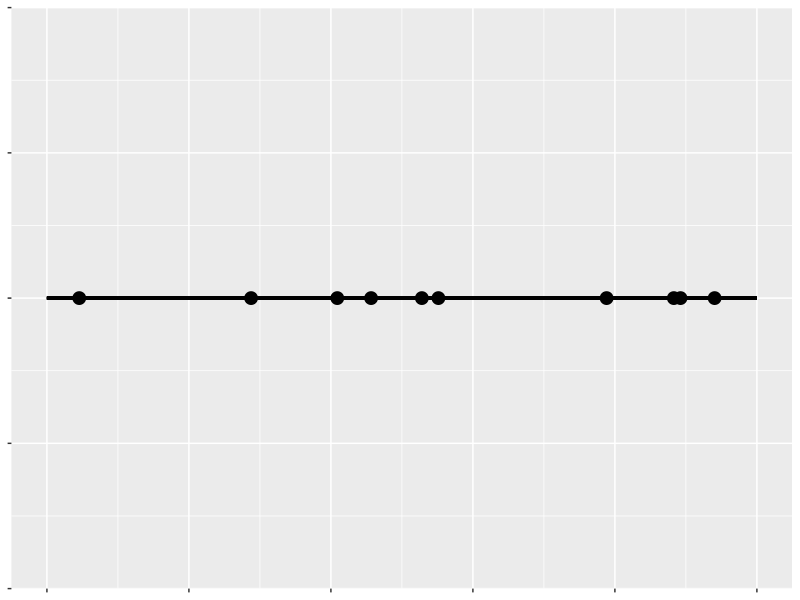
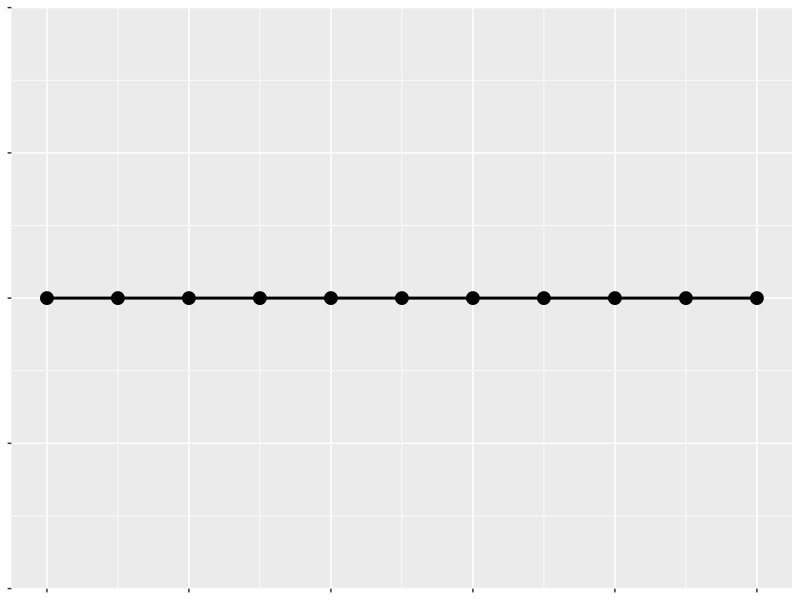

Generate these figures, in order, with R: (Note: this script raises an error after producing the figures.)
## ---- chunk 1
library(ggplot2)
## ---- chunk 2
set.seed(123)
x <- runif(10, 0, 500)
df_ra = data.frame(x = x, y = rep(0, length(x)))
#x11(20, 10)
ggplot(df_ra, aes(x = x, y = y))+
  geom_point(size = I(4))+
  geom_segment(aes(x = 0, y = 0, xend = 500, yend = 0), linewidth = I(1))+
  xlim(0, 500)+
  theme(axis.text.x=element_blank(), axis.text.y=element_blank(), axis.title.x=element_blank(), axis.title.y=element_blank())

## ---- chunk 3
x = seq(0, 500, 50)
df_re = data.frame(x = x, y = rep(0, length(x)))
#x11(20, 10)
ggplot(df_re, aes(x = x, y = y))+
  geom_point(size = I(4))+
  geom_line(linewidth = I(1))+
  theme(axis.text.x=element_blank(), axis.text.y=element_blank(), axis.title.x=element_blank(), axis.title.y=element_blank())
## ---- chunk 4
set.seed(123)

sig<-matrix(c(200,0,0,200),2,2)
x = mvrnorm(5,c(150,400),sig) 
x = c(x[,1], x[,2])

df_agg = data.frame(x = x, y = rep(0, length(x)))
#x11(20, 10)
ggplot(df_agg, aes(x = x, y = y))+
  geom_point(size = I(4))+
  geom_segment(aes(x = 0, y = 0, xend = 500, yend = 0), linewidth = I(1))+
  xlim(0, 500)+
  theme(axis.text.x=element_blank(), axis.text.y=element_blank(), axis.title.x=element_blank(), axis.title.y=element_blank())
